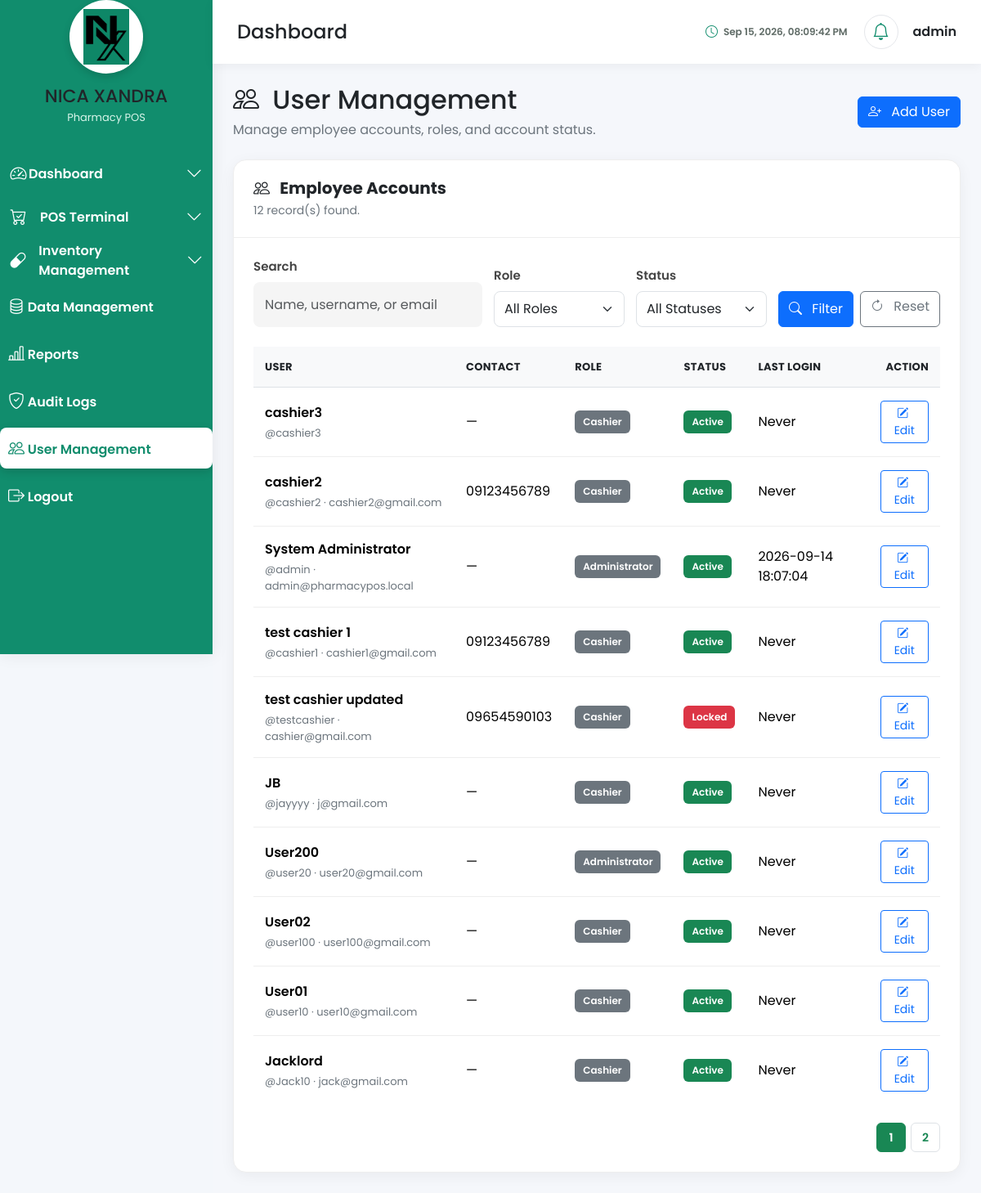
The page /app/dashboard/users/index.php (signed in) on the database its author committed.
### tables this page shows
CREATE TABLE `users` (
  `user_id` int(11) NOT NULL,
  `role_id` int(11) NOT NULL,
  `full_name` varchar(150) NOT NULL,
  `username` varchar(50) NOT NULL,
  `email` varchar(150) DEFAULT NULL,
  `password` varchar(255) NOT NULL,
  `contact_number` varchar(20) DEFAULT NULL,
  `gender` enum('Male','Female','Prefer not to say') DEFAULT NULL,
  `birth_date` date DEFAULT NULL,
  `address` text DEFAULT NULL,
  `profile_image` varchar(255) DEFAULT 'default.png',
  `account_status` enum('Active','Inactive','Locked') DEFAULT 'Active',
  `failed_login_attempts` int(11) DEFAULT 0,
  `last_login` datetime DEFAULT NULL,
  `remember_token` varchar(255) DEFAULT NULL,
  `created_at` timestamp NOT NULL DEFAULT current_timestamp(),
  `updated_at` timestamp NOT NULL DEFAULT current_timestamp() ON UPDATE current_timestamp()
);

CREATE TABLE `roles` (
  `role_id` int(11) NOT NULL,
  `role_name` varchar(50) NOT NULL,
  `role_description` varchar(255) DEFAULT NULL,
  `created_at` timestamp NOT NULL DEFAULT current_timestamp()
);

### app/dashboard/users/index.php (the view, shortened to what the rows shown need)
<?php
require_once '../../Middleware/AuthMiddleware.php';
AuthMiddleware::admin();
require_once '../../Controllers/UserManagementController.php';
$controller = new UserManagementController();
$filters = [
    'search' => trim((string)($_GET['search'] ?? '')),
    'role_id' => $_GET['role_id'] ?? '',
    'account_status' => $_GET['account_status'] ?? '',
];
$currentPage = max(1, (int)($_GET['page'] ?? 1));
$data = $controller->index(
    $filters,
    $currentPage
);
$result = $data['result'];
$users = $result['users'];
require_once '../../../includes/header.php';
?>
<link
    rel="stylesheet"
    href="/pharmacy_pos/assets/css/dashboard.css"
>
<link
    rel="stylesheet"
    href="/pharmacy_pos/assets/css/sidebar.css"
>
<link
    rel="stylesheet"
    href="/pharmacy_pos/assets/css/navbar.css"
>
<link
    rel="stylesheet"
    href="/pharmacy_pos/assets/css/user_management.css"
>
<div class="dashboard-wrapper">
    <div class="main-content">
        <?php include '../../../includes/navbar.php'; ?>
        <div class="dashboard-content">
            <div class="page-header user-management-header">
                <div>
                    <h2>
                        <i class="bi bi-people me-2"></i>
                        User Management
                    </h2>
                </div>
            </div>
            <div class="user-management-card">
                <div class="user-card-body">
                    <div class="table-responsive mt-4">
                        <table class="table user-table align-middle">
                            <thead>
                                <tr>
                                    <th>User</th>
                                    <th>Contact</th>
                                    <th>Role</th>
                                    <th>Status</th>
                                    <th>Last Login</th>
                                    <th class="text-end">
                                        Action
                                    </th>
                                </tr>
                            </thead>
                            <tbody>
                            <?php if (!$users): ?>
                                <tr>
                                    <td
                                        colspan="6"
                                        class="text-center py-5 text-muted"
                                    >
                                        <i
                                            class="bi bi-people fs-2 d-block mb-2"
                                        ></i>
                                        No users found.
                                    </td>
                                </tr>
                            <?php else: ?>
                                <?php foreach ($users as $u): ?>
                                    <tr>
                                        <td>
                                            <div class="user-name">
                                                <?= htmlspecialchars(
                                                    $u['full_name']
                                                ) ?>
                                            </div>
                                            <div class="user-username">
                                                @<?= htmlspecialchars(
                                                    $u['username']
                                                ) ?>
                                                <?php if (!empty($u['email'])): ?>
                                                    ·
                                                    <?= htmlspecialchars(
                                                        $u['email']
                                                    ) ?>
                                                <?php endif; ?>
                                            </div>
                                        </td>
                                        <td>
                                            <?= htmlspecialchars(
                                                (string)(
                                                    $u['contact_number']
                                                    ?? '—'
                                                )
                                            ) ?>
                                        </td>
                                        <td>
                                            <span class="role-badge">
                                                <?= htmlspecialchars(
                                                    $u['role_name']
                                                ) ?>
                                            </span>
                                        </td>
                                        <td>
                                            <span
                                                class="status-badge status-<?= strtolower(
                                                    htmlspecialchars(
                                                        $u['account_status']
                                                    )
                                                ) ?>"
                                            >
                                                <?= htmlspecialchars(
                                                    $u['account_status']
                                                ) ?>
                                            </span>
                                        </td>
                                        <td>
                                            <?php if ($u['last_login']): ?>
                                                <?= htmlspecialchars(
                                                    $u['last_login']
                                                ) ?>
                                            <?php else: ?>
                                                Never
                                            <?php endif; ?>
                                        </td>
                                        <td class="text-end">
                                            <a
                                                href="?edit=<?= (int)$u['user_id'] ?>"
                                                class="btn btn-sm btn-outline-primary"
                                            >
                                                <i class="bi bi-pencil-square me-1"></i>
                                                Edit
                                            </a>
                                        </td>
                                    </tr>
                                <?php endforeach; ?>
                            <?php endif; ?>
                            </tbody>
                        </table>
                    </div>
                </div>
            </div>
        </div>
    </div>
</div>
<?php require_once '../../../includes/footer.php'; ?>

### rows shown on the page
users: full_name "cashier3", username "cashier3", contact_number "—", role.role_name "Cashier", account_status "Active", shows "Never"
users: full_name "cashier2", username "cashier2", email "cashier2@gmail.com", contact_number "09123456789", role.role_name "Cashier", account_status "Active", shows "Never"
users: full_name "System Administrator", username "admin", email "admin@pharmacypos.local", contact_number "—", role.role_name "Administrator", account_status "Active", last_login "2026-09-14 18:07:04"
users: full_name "test cashier 1", username "cashier1", email "cashier1@gmail.com", contact_number "09123456789", role.role_name "Cashier", account_status "Active", shows "Never"
users: full_name "test cashier updated", username "testcashier", email "cashier@gmail.com", contact_number "09654590103", role.role_name "Cashier", account_status "Locked", shows "Never"
users: full_name "JB", username "jayyyy", email "j@gmail.com", contact_number "—", role.role_name "Cashier", account_status "Active", shows "Never"
users: full_name "User200", username "user20", email "user20@gmail.com", contact_number "—", role.role_name "Administrator", account_status "Active", shows "Never"
users: full_name "User02", username "user100", email "user100@gmail.com", contact_number "—", role.role_name "Cashier", account_status "Active", shows "Never"
users: full_name "User01", username "user10", email "user10@gmail.com", contact_number "—", role.role_name "Cashier", account_status "Active", shows "Never"
users: full_name "Jacklord", username "Jack10", email "jack@gmail.com", contact_number "—", role.role_name "Cashier", account_status "Active", shows "Never"

### other values the page prints
$_SESSION['username'] "admin"
$result['total'] "12"
